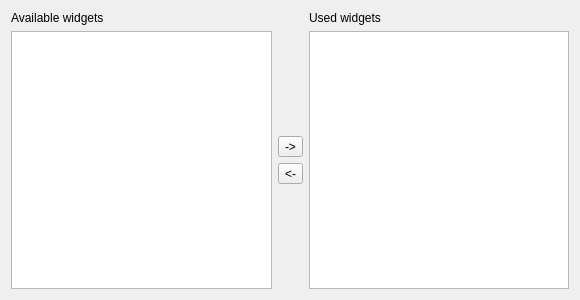
<?xml version="1.0" encoding="UTF-8"?>
<ui version="4.0">
 <class>LayerTreeEmbeddedConfigWidget</class>
 <widget class="QWidget" name="LayerTreeEmbeddedConfigWidget">
  <property name="geometry">
   <rect>
    <x>0</x>
    <y>0</y>
    <width>580</width>
    <height>300</height>
   </rect>
  </property>
  <property name="windowTitle">
   <string>Form</string>
  </property>
  <layout class="QGridLayout" name="gridLayout">
   <item row="0" column="0">
    <widget class="QLabel" name="label">
     <property name="text">
      <string>Available widgets</string>
     </property>
    </widget>
   </item>
   <item row="0" column="2">
    <widget class="QLabel" name="label_2">
     <property name="text">
      <string>Used widgets</string>
     </property>
    </widget>
   </item>
   <item row="1" column="0">
    <widget class="QListView" name="mListAvailable"/>
   </item>
   <item row="1" column="1">
    <layout class="QVBoxLayout" name="verticalLayout">
     <item>
      <spacer name="verticalSpacer_2">
       <property name="orientation">
        <enum>Qt::Vertical</enum>
       </property>
       <property name="sizeHint" stdset="0">
        <size>
         <width>20</width>
         <height>40</height>
        </size>
       </property>
      </spacer>
     </item>
     <item>
      <widget class="QToolButton" name="mBtnAdd">
       <property name="text">
        <string>-&gt;</string>
       </property>
       <property name="icon">
        <iconset>
         <normaloff>:/images/themes/default/mActionArrowRight.png</normaloff>:/images/themes/default/mActionArrowRight.png</iconset>
       </property>
      </widget>
     </item>
     <item>
      <widget class="QToolButton" name="mBtnRemove">
       <property name="text">
        <string>&lt;-</string>
       </property>
       <property name="icon">
        <iconset>
         <normaloff>:/images/themes/default/mActionArrowLeft.png</normaloff>:/images/themes/default/mActionArrowLeft.png</iconset>
       </property>
      </widget>
     </item>
     <item>
      <spacer name="verticalSpacer">
       <property name="orientation">
        <enum>Qt::Vertical</enum>
       </property>
       <property name="sizeHint" stdset="0">
        <size>
         <width>20</width>
         <height>40</height>
        </size>
       </property>
      </spacer>
     </item>
    </layout>
   </item>
   <item row="1" column="2">
    <widget class="QListView" name="mListUsed"/>
   </item>
  </layout>
 </widget>
 <resources>
  <include location="../../images/images.qrc"/>
 </resources>
 <connections/>
</ui>
